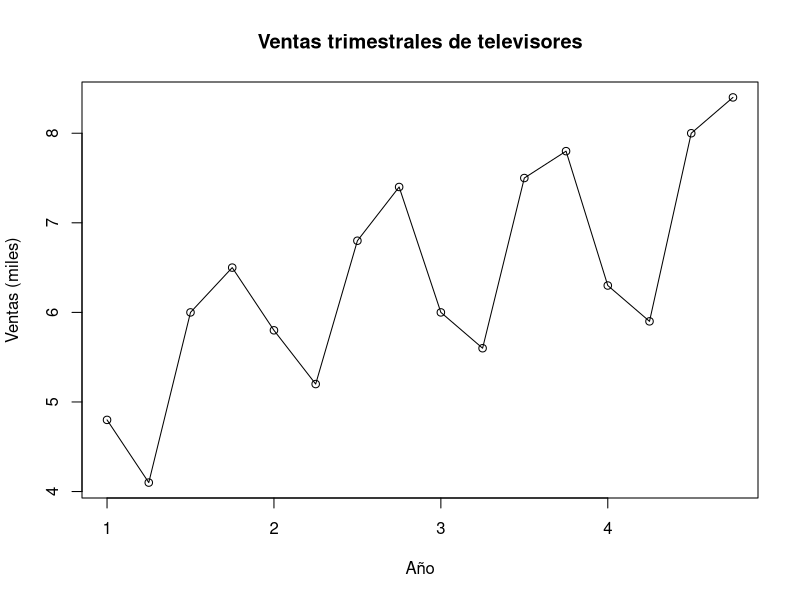
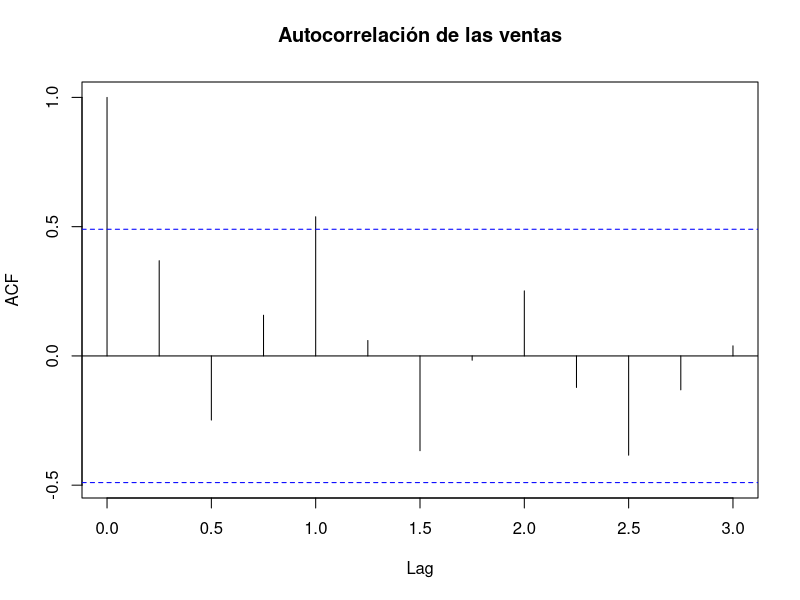
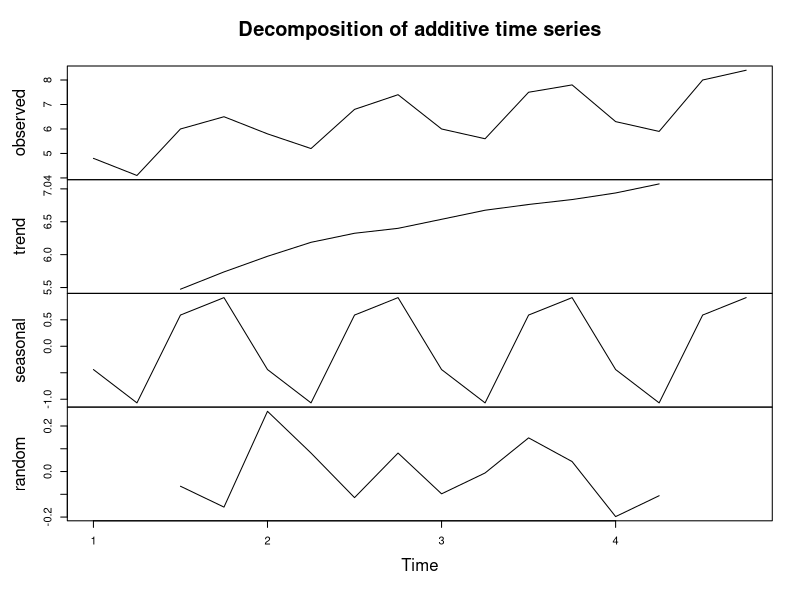
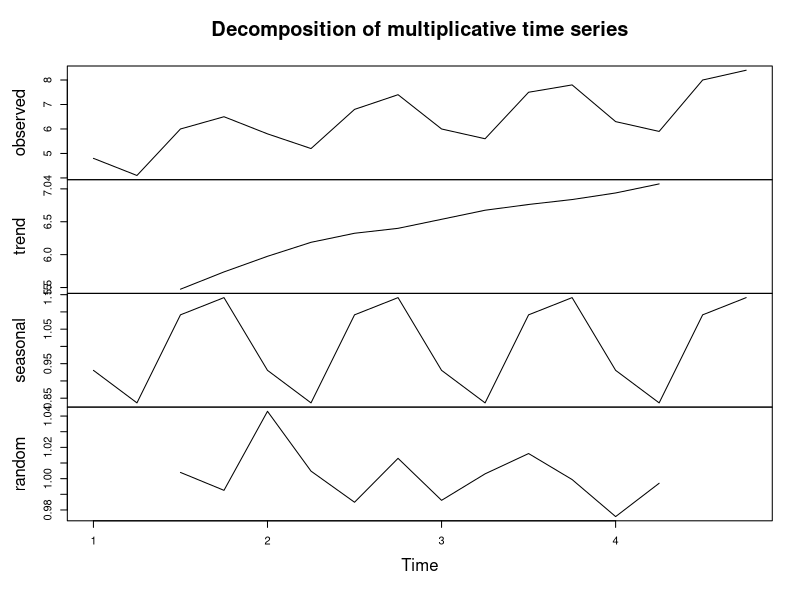
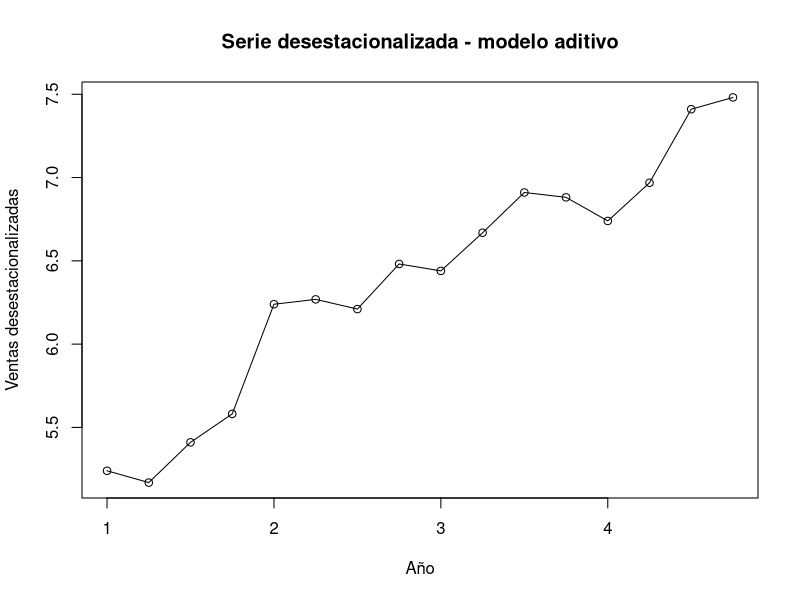
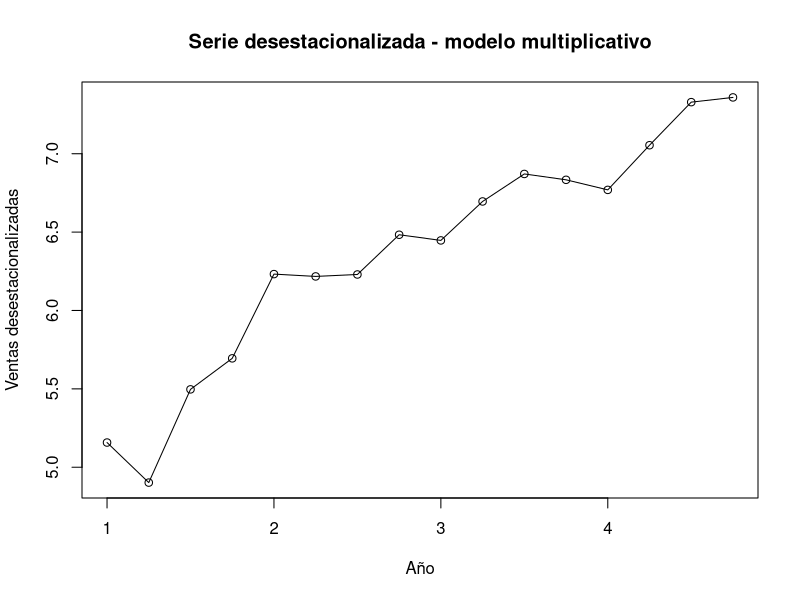
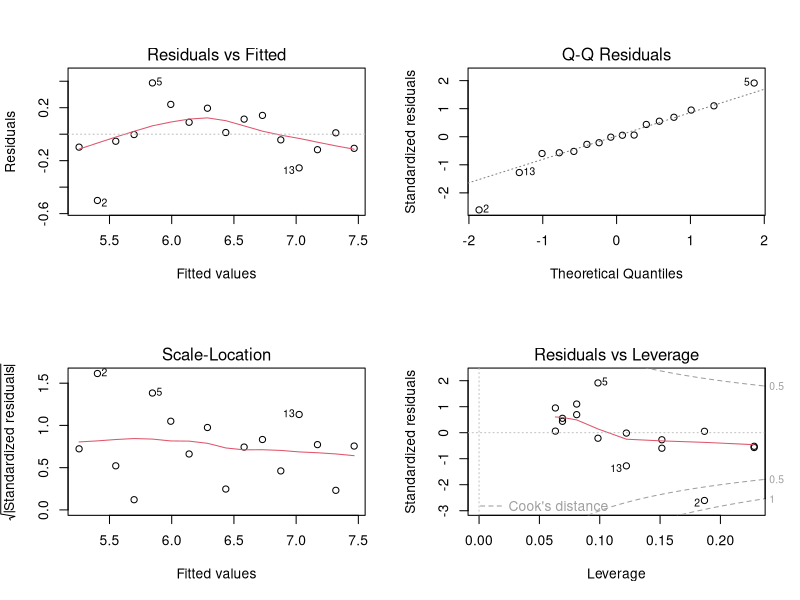
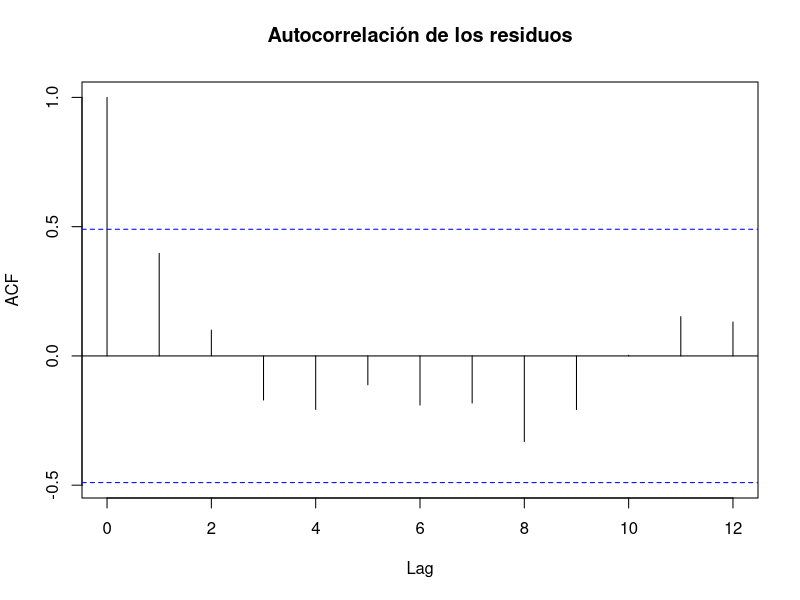

Reproduce these figures in R, in order.
## ---- chunk 1
knitr::opts_chunk$set(echo = TRUE)
## ---- chunk 2
ventas <- c(4.8, 4.1, 6.0, 6.5,
            5.8, 5.2, 6.8, 7.4,
            6.0, 5.6, 7.5, 7.8,
            6.3, 5.9, 8.0, 8.4)

tiempo <- 1:16
ventas_ts <- ts(ventas, start = c(1, 1), frequency = 4)

ventas_ts
## ---- chunk 3
plot(ventas_ts,
     type = "o",
     xlab = "Año",
     ylab = "Ventas (miles)",
     main = "Ventas trimestrales de televisores")
## ---- chunk 4
acf(ventas_ts,
    lag.max = 12,
    main = "Autocorrelación de las ventas")
## ---- chunk 5
descomp_add <- decompose(ventas_ts, type = "additive")
descomp_mult <- decompose(ventas_ts, type = "multiplicative")

plot(descomp_add)
plot(descomp_mult)
## ---- chunk 6
indice_add <- tapply(descomp_add$seasonal,
                     cycle(ventas_ts),
                     mean,
                     na.rm = TRUE)

indice_mult <- tapply(descomp_mult$seasonal,
                      cycle(ventas_ts),
                      mean,
                      na.rm = TRUE)

indices <- data.frame(
  Trimestre = 1:4,
  Aditivo = as.numeric(indice_add),
  Multiplicativo = as.numeric(indice_mult)
)

round(indices, 4)
## ---- chunk 7
estacional_add <- indice_add[cycle(ventas_ts)]
estacional_mult <- indice_mult[cycle(ventas_ts)]

ventas_des_add <- ventas_ts - estacional_add
ventas_des_mult <- ventas_ts / estacional_mult

plot(ventas_des_add,
     type = "o",
     xlab = "Año",
     ylab = "Ventas desestacionalizadas",
     main = "Serie desestacionalizada - modelo aditivo")

plot(ventas_des_mult,
     type = "o",
     xlab = "Año",
     ylab = "Ventas desestacionalizadas",
     main = "Serie desestacionalizada - modelo multiplicativo")
## ---- chunk 8
modelo_lineal_add <- lm(as.numeric(ventas_des_add) ~ tiempo)
modelo_lineal_mult <- lm(as.numeric(ventas_des_mult) ~ tiempo)

summary(modelo_lineal_mult)
## ---- chunk 9
par(mfrow = c(2, 2))
plot(modelo_lineal_mult)
par(mfrow = c(1, 1))

shapiro.test(residuals(modelo_lineal_mult))
acf(residuals(modelo_lineal_mult),
    main = "Autocorrelación de los residuos")
## ---- chunk 10
tiempo2 <- tiempo^2

modelo_cuad_mult <- lm(as.numeric(ventas_des_mult) ~ tiempo + tiempo2)
summary(modelo_cuad_mult)
## ---- chunk 11
pred_add_lin <- fitted(modelo_lineal_add) + estacional_add
pred_mult_lin <- fitted(modelo_lineal_mult) * estacional_mult
pred_mult_cuad <- fitted(modelo_cuad_mult) * estacional_mult

metricas <- function(real, pred) {
  c(
    CME = mean((real - pred)^2, na.rm = TRUE),
    EPAM = mean(abs((real - pred) / real), na.rm = TRUE) * 100
  )
}

comparacion <- rbind(
  "Aditivo lineal" = metricas(ventas, pred_add_lin),
  "Multiplicativo lineal" = metricas(ventas, pred_mult_lin),
  "Multiplicativo cuadrático" = metricas(ventas, pred_mult_cuad)
)

round(comparacion, 4)
## ---- chunk 12
mejor_CME <- rownames(comparacion)[which.min(comparacion[, "CME"])]
mejor_EPAM <- rownames(comparacion)[which.min(comparacion[, "EPAM"])]

cat("Menor CME:", mejor_CME, "\n")
cat("Menor EPAM:", mejor_EPAM, "\n")
## ---- chunk 13
futuro <- data.frame(
  tiempo = 17:20,
  tiempo2 = (17:20)^2
)

est_add_fut <- as.numeric(indice_add[1:4])
est_mult_fut <- as.numeric(indice_mult[1:4])

pron_add_lin <- predict(modelo_lineal_add, newdata = futuro) + est_add_fut
pron_mult_lin <- predict(modelo_lineal_mult, newdata = futuro) * est_mult_fut
pron_mult_cuad <- predict(modelo_cuad_mult, newdata = futuro) * est_mult_fut

pronosticos <- data.frame(
  Año = rep(5, 4),
  Trimestre = 1:4,
  Aditivo_lineal = pron_add_lin,
  Multiplicativo_lineal = pron_mult_lin,
  Multiplicativo_cuadratico = pron_mult_cuad
)

round(pronosticos, 3)
## ---- chunk 14
tiempo_total <- 1:20
ventas_total <- c(ventas, rep(NA, 4))

serie_add_lin <- c(pred_add_lin, pron_add_lin)
serie_mult_lin <- c(pred_mult_lin, pron_mult_lin)
serie_mult_cuad <- c(pred_mult_cuad, pron_mult_cuad)

plot(tiempo_total, ventas_total,
     type = "o",
     pch = 16,
     xlab = "Trimestre",
     ylab = "Ventas (miles)",
     main = "Datos originales y pronósticos",
     ylim = range(c(ventas, serie_add_lin,
                    serie_mult_lin, serie_mult_cuad)))

lines(tiempo_total, serie_add_lin, lty = 2)
lines(tiempo_total, serie_mult_lin, lty = 3)
lines(tiempo_total, serie_mult_cuad, lty = 4, lwd = 2)
abline(v = 16.5, lty = 2)

legend("topleft",
       legend = c("Datos originales",
                  "Aditivo lineal",
                  "Multiplicativo lineal",
                  "Multiplicativo cuadrático"),
       lty = c(1, 2, 3, 4),
       pch = c(16, NA, NA, NA),
       bty = "n")
